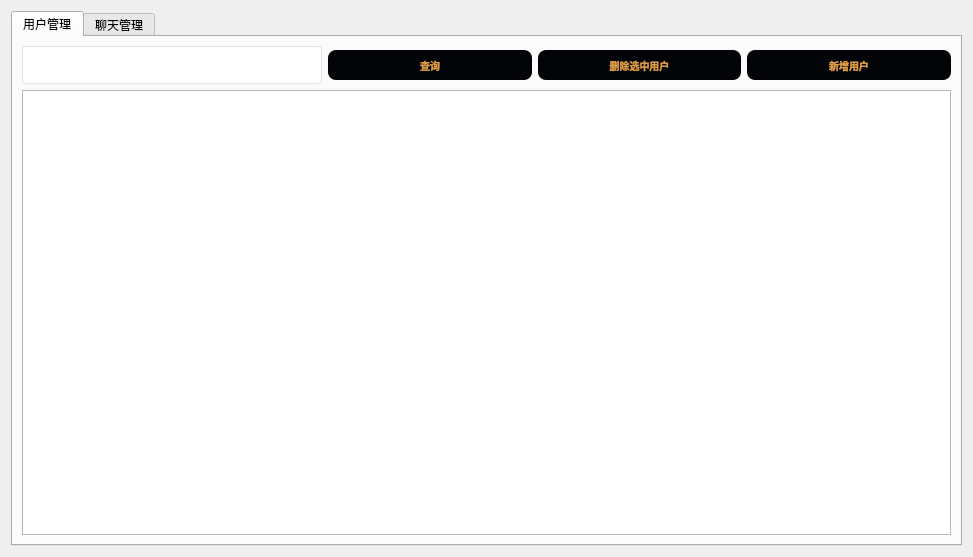
<?xml version="1.0" encoding="UTF-8"?>
<ui version="4.0">
 <class>AdminManagement</class>
 <widget class="QWidget" name="AdminManagement">
  <property name="geometry">
   <rect>
    <x>0</x>
    <y>0</y>
    <width>973</width>
    <height>557</height>
   </rect>
  </property>
  <property name="minimumSize">
   <size>
    <width>960</width>
    <height>0</height>
   </size>
  </property>
  <property name="windowTitle">
   <string>管理界面</string>
  </property>
  <property name="windowIcon">
   <iconset resource="res.qrc">
    <normaloff>:/icon/manage.ico</normaloff>:/icon/manage.ico</iconset>
  </property>
  <property name="styleSheet">
   <string notr="true">QPushButton {
background-color:#030408;
color:#db9a45;
font-size: 10px;
font:10pt &quot;Microsoft YaHei UI&quot;;
border-radius:8px;
font-weight:700;
height:30px;
width: 100%;
}
QPushButton:disabled {
background-color: #787a7e;
}
QPushButton:hover {
background-color: #383a3e;
}
QLineEdit{
border: 1px solid rgb(41, 57, 85);
border-radius: 3px;
border-color:#dcdee0;
height:36px;
background: white;
padding-left: 12px;
padding-right: 12px;
border-color:#e4e5eb;
}
QLineEdit:hover {
border-color: #db9a45;
}</string>
  </property>
  <layout class="QVBoxLayout" name="verticalLayout">
   <item>
    <widget class="QTabWidget" name="tabWidget">
     <property name="currentIndex">
      <number>0</number>
     </property>
     <widget class="QWidget" name="UserManageTab">
      <attribute name="title">
       <string>用户管理</string>
      </attribute>
      <layout class="QGridLayout" name="gridLayout">
       <item row="1" column="0">
        <widget class="QTableView" name="UserTable"/>
       </item>
       <item row="0" column="0">
        <layout class="QHBoxLayout" name="horizontalLayout">
         <item>
          <widget class="QLineEdit" name="UserInput">
           <property name="maximumSize">
            <size>
             <width>300</width>
             <height>16777215</height>
            </size>
           </property>
          </widget>
         </item>
         <item>
          <widget class="QPushButton" name="FindUserButton">
           <property name="text">
            <string>查询</string>
           </property>
          </widget>
         </item>
         <item>
          <widget class="QPushButton" name="DeleteUserButton">
           <property name="text">
            <string>删除选中用户</string>
           </property>
          </widget>
         </item>
         <item>
          <widget class="QPushButton" name="NewUserButton">
           <property name="text">
            <string>新增用户</string>
           </property>
          </widget>
         </item>
        </layout>
       </item>
      </layout>
     </widget>
     <widget class="QWidget" name="ChatManageTab">
      <attribute name="title">
       <string>聊天管理</string>
      </attribute>
      <layout class="QGridLayout" name="gridLayout_2">
       <item row="0" column="0">
        <layout class="QHBoxLayout" name="horizontalLayout_3">
         <item>
          <widget class="QLineEdit" name="ChatInput">
           <property name="maximumSize">
            <size>
             <width>300</width>
             <height>16777215</height>
            </size>
           </property>
          </widget>
         </item>
         <item>
          <widget class="QPushButton" name="FindChatButton">
           <property name="text">
            <string>查询</string>
           </property>
          </widget>
         </item>
         <item>
          <widget class="QPushButton" name="DeleteChatButton">
           <property name="text">
            <string>删除选中聊天</string>
           </property>
          </widget>
         </item>
         <item>
          <widget class="QPushButton" name="NewChatButton">
           <property name="text">
            <string>新增聊天</string>
           </property>
          </widget>
         </item>
         <item>
          <widget class="QPushButton" name="ManageUserButton">
           <property name="text">
            <string>群聊用户管理</string>
           </property>
          </widget>
         </item>
         <item>
          <widget class="QPushButton" name="ManageChatButton">
           <property name="text">
            <string>群聊消息管理</string>
           </property>
          </widget>
         </item>
        </layout>
       </item>
       <item row="3" column="0">
        <widget class="QTableView" name="ChatTable"/>
       </item>
      </layout>
     </widget>
    </widget>
   </item>
  </layout>
 </widget>
 <tabstops>
  <tabstop>UserInput</tabstop>
  <tabstop>FindUserButton</tabstop>
  <tabstop>DeleteUserButton</tabstop>
  <tabstop>NewUserButton</tabstop>
  <tabstop>UserTable</tabstop>
  <tabstop>ChatInput</tabstop>
  <tabstop>FindChatButton</tabstop>
  <tabstop>DeleteChatButton</tabstop>
  <tabstop>NewChatButton</tabstop>
  <tabstop>ManageUserButton</tabstop>
  <tabstop>ManageChatButton</tabstop>
  <tabstop>ChatTable</tabstop>
 </tabstops>
 <resources>
  <include location="res.qrc"/>
 </resources>
 <connections/>
</ui>
